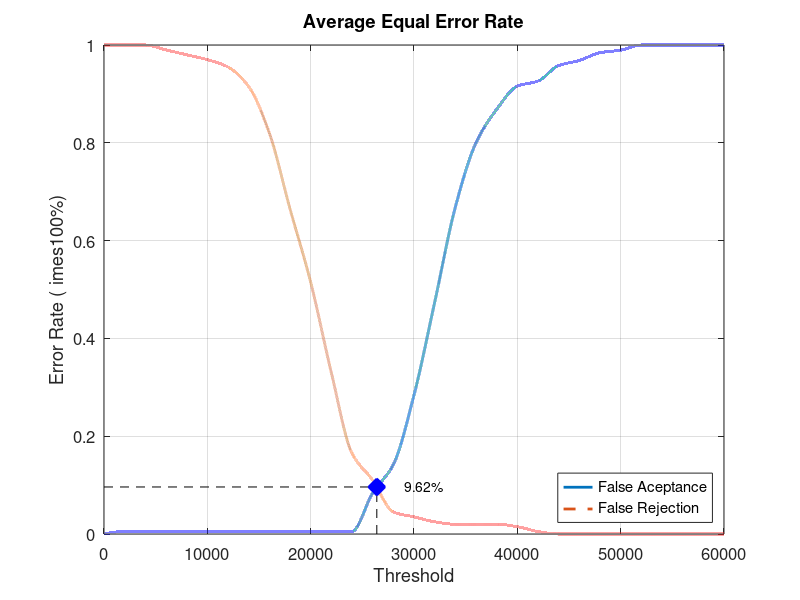
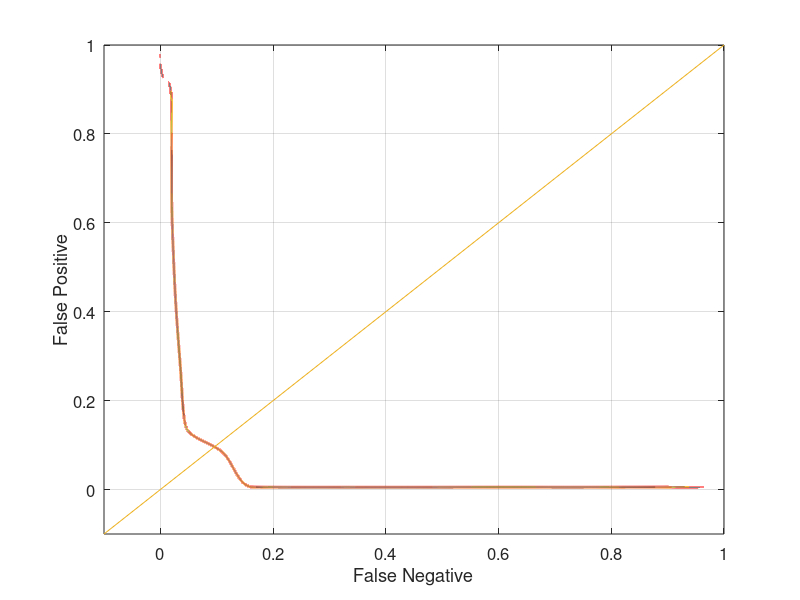

Source code (MATLAB) for these figures, in order:
close all;
clear;
clc;
x = 0:2000:60000;
xq = 0:0.5:60000;

y0 = [0 0.00526316 0.00526316 0.00526316 0.00526316 0.00526316 0.00526316 0.00526316 0.00526316 0.00526316 0.00526316 0.00526316 0.00526316 0.0842105 0.142105 0.284211 0.473684 0.668421 0.8 0.868421 0.915789 0.926316 0.957895 0.968421 0.984211 0.989474 1 1 1 1 1]
yy0 = interp1(x, y0, xq, 'pchip');
y1 = [1 1 1 0.99 0.98 0.97 0.955 0.915 0.82 0.665 0.515 0.33 0.165 0.11 0.045 0.035 0.025 0.02 0.02 0.02 0.015 0.005 0 0 0 0 0 0 0 0 0]
yy1 = interp1(x, y1, xq, 'pchip');

% Calculating EER: 
y2 = abs(y0 - y1);
find(y2 == min(y2))
yy2 = abs(yy0 - yy1);
xEER = find(yy2 == min(yy2));
xEERIndex = xq(xEER) % X-axis EER
yEER = yy0(xEER) % Y-axis EER

main = figure
plot(xq, yy0,'-','LineWidth', 2);	hold on
plot(xq, yy1,'--','LineWidth', 2);	hold on
plot([xEERIndex xEERIndex], [0 yEER], 'k--');	hold on
plot([0 xEERIndex], [yEER yEER], 'k--');	hold on
plot(xEERIndex, yEER, 'bx', 'LineWidth', 10);	hold on
text(xEERIndex + 10 * xEERIndex / 100, yEER, [num2str(round((10000 * yEER)) / 100) '%'])
legend('False Aceptance', 'False Rejection', 'Location', 'SouthEast')
xlabel('Threshold')
ylabel('Error Rate (	imes100%)')
title('Average Equal Error Rate')
set(gca, 'FontSize', 12)
axis([0 60000 0 1])
grid on

print(main, 'Database2_1Main', '-dpng');
FNRxFPR = figure('Color', [1 1 1]);
plot(yy1, yy0, '-', yy1, yy0, 'LineWidth', 2);
hold on
y = -0.1:0.1:1
plot(y, y); 
set(gca, 'FontSize', 12)
xlabel('False Negative')
ylabel('False Positive')
axis([-0.1 1 -0.1 1])
set(gca, 'FontSize', 12)
grid on

print(FNRxFPR, 'Database2_1FNRxFPR','-dpng');
